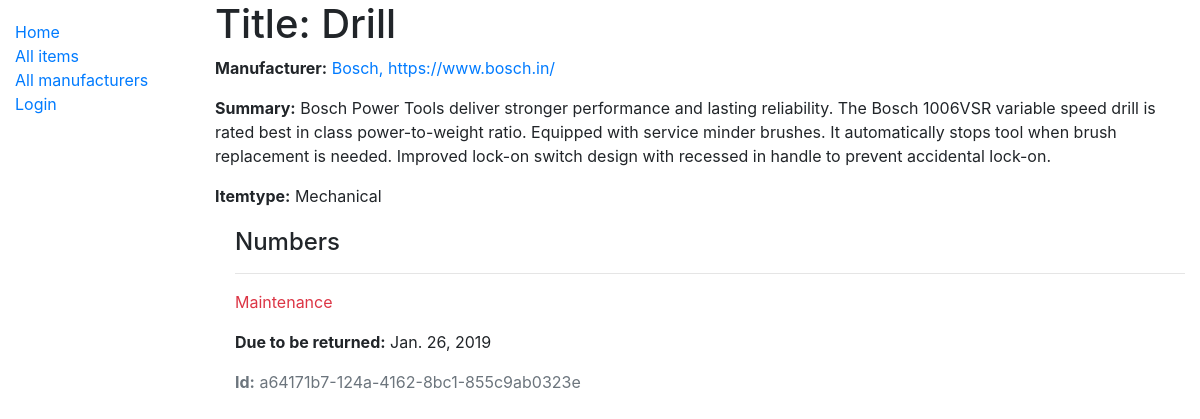
The page /catalog/item/1 on the database its author committed.
### catalog/models.py (models this page shows, shortened)
class Item(models.Model):
    title = models.CharField(max_length=200)
    manufacturer = models.ForeignKey('Manufacturer', on_delete=models.SET_NULL, null=True)
    summary = models.TextField(max_length=1000, help_text='Enter a brief description of the item')
    itemtype = models.ManyToManyField(Itemtype, help_text='Select an item type for this item')

class Manufacturer(models.Model):
    company_name = models.CharField(max_length=100)
    address = models.CharField(max_length=100)
    class Meta:
        ordering = ['company_name', 'address']
    def __str__(self):
        return f'{self.company_name}, {self.address}'

class Itemtype(models.Model):
    name = models.CharField(max_length=200, help_text='Enter an item type (e.g. Electronics or mechanical)')
    def __str__(self):
        return self.name

class ItemInstance(models.Model):
    id = models.UUIDField(primary_key=True, default=uuid.uuid4, help_text='Unique ID for this particular item across whole inventory')
    item = models.ForeignKey('Item', on_delete=models.SET_NULL, null=True)
    due_back = models.DateField(null=True, blank=True)
    LOAN_STATUS = (
        ('m', 'Maintenance'),
        ('o', 'On loan'),
        ('a', 'Available'),
        ('r', 'Reserved'),
    )
    status = models.CharField(
        max_length=1,
        choices=LOAN_STATUS,
        blank=True,
        default='m',
        help_text='Item availability',
    )
    class Meta:
        ordering = ['due_back']
        permissions = (("can_mark_returned", "Set item as returned"),)
    borrower = models.ForeignKey(User, on_delete=models.SET_NULL, null=True, blank=True)

### catalog/views.py (the view)
# urls.py: path('item/<int:pk>', views.ItemDetailView.as_view(), name='item-detail'),
class ItemDetailView(generic.DetailView):
    model = Item
    paginate_by = 10

### catalog/templates/catalog/item_detail.html
{% extends "base_generic.html" %}
{% block content %}
  <h1>Title: {{ item.title }}</h1>
  <p><strong>Manufacturer:</strong> <a href="">{{ item.manufacturer }}</a></p>
  <p><strong>Summary:</strong> {{ item.summary }}</p>
  <p><strong>Itemtype:</strong> {% for itemtype in item.itemtype.all %} {{ itemtype }}{% if not forloop.last %}, {% endif %}{% endfor %}</p>
  <div style="margin-left:20px;margin-top:20px">
    <h4>Numbers</h4>
    {% for number in item.iteminstance_set.all %}
      <hr>
      <p class="{% if number.status == 'a' %}text-success{% elif number.status == 'm' %}text-danger{% else %}text-warning{% endif %}">{{ number.get_status_display }}</p>
      {% if number.status != 'a' %}
        <p><strong>Due to be returned:</strong> {{number.due_back}}</p>
      {% endif %}
      <p class="text-muted"><strong>Id:</strong> {{number.id}}</p>
    {% endfor %}
  </div>
{% endblock %}

### catalog/templates/base_generic.html (shortened to what this page needs)
<!DOCTYPE html>
<html lang="en">
<head>
  <link rel="stylesheet" href="https://stackpath.bootstrapcdn.com/bootstrap/4.1.3/css/bootstrap.min.css">
  {% load static %}
  <link rel="stylesheet" href="{% static 'css/styles.css' %}">
</head>
<body>
  <div class="container-fluid">
    <div class="row">
      <div class="col-sm-2">
        {% block sidebar %}
        <ul class="sidebar-nav">
          <li><a href="{% url 'index' %}">Home</a></li>
          <li><a href="{% url 'items' %}">All items</a></li>
          <li><a href="{% url 'manufacturers' %}">All manufacturers</a></li>
          {% if user.is_authenticated %}
          <li>User: {{ user.get_username }}</li>
          <li><a href="{% url 'my-borrowed' %}">My Borrowed</a></li>
          <li><a href="{% url 'logout'%}?next={{request.path}}">Logout</a></li>
          {% else %}
          <li><a href="{% url 'login'%}?next={{request.path}}">Login</a></li>
          {% endif %}
        </ul>
        {% endblock %}
      </div>
      <div class="col-sm-10 ">{% block content %}{% endblock %}
      </div>
    </div>
  </div>
</body>
</html>

### catalog/static/css/styles.css (style rules this page uses)
.sidebar-nav { margin-top: 20px; padding: 0; list-style: none; }

### rows shown on the page
Item: title "Drill", manufacturer "Bosch, https://www.bosch.in/", summary "Bosch Power Tools deliver stronger performance and lasting reliability. The Bosch 1006VSR variable speed drill is rated best in class power-to-weight ratio. Equipped with service minder brushes. It automatically stops tool when brush replacement is needed. Improved lock-on switch design with recessed in handle to prevent accidental lock-on."
Itemtype: name "Mechanical"
ItemInstance: status "Maintenance", due_back "Jan. 26, 2019", id "a64171b7-124a-4162-8bc1-855c9ab0323e"
